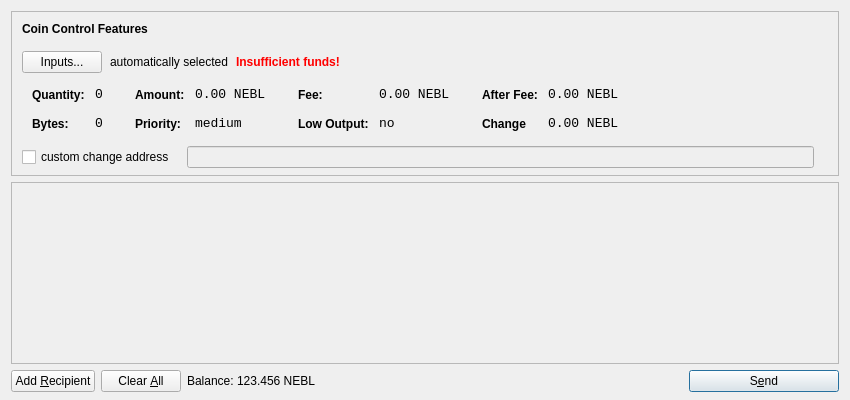
<?xml version="1.0" encoding="UTF-8"?>
<ui version="4.0">
 <class>SendCoinsDialog</class>
 <widget class="QDialog" name="SendCoinsDialog">
  <property name="geometry">
   <rect>
    <x>0</x>
    <y>0</y>
    <width>850</width>
    <height>400</height>
   </rect>
  </property>
  <property name="windowTitle">
   <string>Send</string>
  </property>
  <property name="styleSheet">
   <string notr="true">background-image: url(:/images/gr);</string>
  </property>
  <layout class="QVBoxLayout" name="verticalLayout" stretch="0,1,0">
   <property name="bottomMargin">
    <number>8</number>
   </property>
   <item>
    <widget class="QFrame" name="frameCoinControl">
     <property name="sizePolicy">
      <sizepolicy hsizetype="Expanding" vsizetype="Expanding">
       <horstretch>0</horstretch>
       <verstretch>0</verstretch>
      </sizepolicy>
     </property>
     <property name="maximumSize">
      <size>
       <width>16777215</width>
       <height>16777215</height>
      </size>
     </property>
     <property name="frameShape">
      <enum>QFrame::StyledPanel</enum>
     </property>
     <property name="frameShadow">
      <enum>QFrame::Sunken</enum>
     </property>
     <layout class="QVBoxLayout" name="verticalLayoutCoinControl2">
      <property name="spacing">
       <number>6</number>
      </property>
      <property name="leftMargin">
       <number>0</number>
      </property>
      <property name="topMargin">
       <number>0</number>
      </property>
      <property name="rightMargin">
       <number>0</number>
      </property>
      <property name="bottomMargin">
       <number>6</number>
      </property>
      <item>
       <layout class="QVBoxLayout" name="verticalLayoutCoinControl" stretch="0,0,0,0,1">
        <property name="spacing">
         <number>0</number>
        </property>
        <property name="leftMargin">
         <number>10</number>
        </property>
        <property name="topMargin">
         <number>10</number>
        </property>
        <item>
         <layout class="QHBoxLayout" name="horizontalLayoutCoinControl1">
          <property name="bottomMargin">
           <number>15</number>
          </property>
          <item>
           <widget class="QLabel" name="labelCoinControlFeatures">
            <property name="sizePolicy">
             <sizepolicy hsizetype="Preferred" vsizetype="Maximum">
              <horstretch>0</horstretch>
              <verstretch>0</verstretch>
             </sizepolicy>
            </property>
            <property name="font">
             <font>
              <weight>75</weight>
              <bold>true</bold>
             </font>
            </property>
            <property name="styleSheet">
             <string notr="true">font-weight:bold;</string>
            </property>
            <property name="text">
             <string>Coin Control Features</string>
            </property>
           </widget>
          </item>
         </layout>
        </item>
        <item>
         <layout class="QHBoxLayout" name="horizontalLayoutCoinControl2" stretch="0,0,0,0">
          <property name="spacing">
           <number>8</number>
          </property>
          <property name="bottomMargin">
           <number>10</number>
          </property>
          <item>
           <widget class="QPushButton" name="pushButtonCoinControl">
            <property name="styleSheet">
             <string notr="true"/>
            </property>
            <property name="text">
             <string>Inputs...</string>
            </property>
           </widget>
          </item>
          <item>
           <widget class="QLabel" name="labelCoinControlAutomaticallySelected">
            <property name="text">
             <string>automatically selected</string>
            </property>
            <property name="margin">
             <number>5</number>
            </property>
           </widget>
          </item>
          <item>
           <widget class="QLabel" name="labelCoinControlInsuffFunds">
            <property name="font">
             <font>
              <weight>75</weight>
              <bold>true</bold>
             </font>
            </property>
            <property name="styleSheet">
             <string notr="true">color:red;font-weight:bold;</string>
            </property>
            <property name="text">
             <string>Insufficient funds!</string>
            </property>
            <property name="margin">
             <number>5</number>
            </property>
           </widget>
          </item>
          <item>
           <spacer name="horizontalSpacerCoinControl">
            <property name="orientation">
             <enum>Qt::Horizontal</enum>
            </property>
            <property name="sizeHint" stdset="0">
             <size>
              <width>40</width>
              <height>1</height>
             </size>
            </property>
           </spacer>
          </item>
         </layout>
        </item>
        <item>
         <widget class="QWidget" name="widgetCoinControl" native="true">
          <property name="sizePolicy">
           <sizepolicy hsizetype="Preferred" vsizetype="Preferred">
            <horstretch>0</horstretch>
            <verstretch>0</verstretch>
           </sizepolicy>
          </property>
          <property name="minimumSize">
           <size>
            <width>0</width>
            <height>0</height>
           </size>
          </property>
          <property name="styleSheet">
           <string notr="true"/>
          </property>
          <layout class="QHBoxLayout" name="horizontalLayoutCoinControl5">
           <property name="leftMargin">
            <number>0</number>
           </property>
           <property name="topMargin">
            <number>0</number>
           </property>
           <property name="rightMargin">
            <number>0</number>
           </property>
           <property name="bottomMargin">
            <number>0</number>
           </property>
           <item>
            <layout class="QHBoxLayout" name="horizontalLayoutCoinControl3" stretch="0,0,0,1">
             <property name="spacing">
              <number>20</number>
             </property>
             <property name="topMargin">
              <number>0</number>
             </property>
             <property name="bottomMargin">
              <number>10</number>
             </property>
             <item>
              <layout class="QFormLayout" name="formLayoutCoinControl1">
               <property name="horizontalSpacing">
                <number>10</number>
               </property>
               <property name="verticalSpacing">
                <number>14</number>
               </property>
               <property name="leftMargin">
                <number>10</number>
               </property>
               <property name="topMargin">
                <number>4</number>
               </property>
               <property name="rightMargin">
                <number>6</number>
               </property>
               <item row="0" column="0">
                <widget class="QLabel" name="labelCoinControlQuantityText">
                 <property name="styleSheet">
                  <string notr="true">font-weight:bold;</string>
                 </property>
                 <property name="text">
                  <string>Quantity:</string>
                 </property>
                 <property name="margin">
                  <number>0</number>
                 </property>
                </widget>
               </item>
               <item row="0" column="1">
                <widget class="QLabel" name="labelCoinControlQuantity">
                 <property name="font">
                  <font>
                   <family>Monospace</family>
                   <pointsize>10</pointsize>
                  </font>
                 </property>
                 <property name="cursor">
                  <cursorShape>IBeamCursor</cursorShape>
                 </property>
                 <property name="contextMenuPolicy">
                  <enum>Qt::ActionsContextMenu</enum>
                 </property>
                 <property name="text">
                  <string>0</string>
                 </property>
                 <property name="margin">
                  <number>0</number>
                 </property>
                 <property name="textInteractionFlags">
                  <set>Qt::LinksAccessibleByMouse|Qt::TextSelectableByKeyboard|Qt::TextSelectableByMouse</set>
                 </property>
                </widget>
               </item>
               <item row="1" column="0">
                <widget class="QLabel" name="labelCoinControlBytesText">
                 <property name="styleSheet">
                  <string notr="true">font-weight:bold;</string>
                 </property>
                 <property name="text">
                  <string>Bytes:</string>
                 </property>
                </widget>
               </item>
               <item row="1" column="1">
                <widget class="QLabel" name="labelCoinControlBytes">
                 <property name="font">
                  <font>
                   <family>Monospace</family>
                   <pointsize>10</pointsize>
                  </font>
                 </property>
                 <property name="cursor">
                  <cursorShape>IBeamCursor</cursorShape>
                 </property>
                 <property name="contextMenuPolicy">
                  <enum>Qt::ActionsContextMenu</enum>
                 </property>
                 <property name="text">
                  <string>0</string>
                 </property>
                 <property name="textInteractionFlags">
                  <set>Qt::LinksAccessibleByMouse|Qt::TextSelectableByKeyboard|Qt::TextSelectableByMouse</set>
                 </property>
                </widget>
               </item>
              </layout>
             </item>
             <item>
              <layout class="QFormLayout" name="formLayoutCoinControl2">
               <property name="horizontalSpacing">
                <number>10</number>
               </property>
               <property name="verticalSpacing">
                <number>14</number>
               </property>
               <property name="leftMargin">
                <number>6</number>
               </property>
               <property name="topMargin">
                <number>4</number>
               </property>
               <property name="rightMargin">
                <number>6</number>
               </property>
               <item row="0" column="0">
                <widget class="QLabel" name="labelCoinControlAmountText">
                 <property name="styleSheet">
                  <string notr="true">font-weight:bold;</string>
                 </property>
                 <property name="text">
                  <string>Amount:</string>
                 </property>
                 <property name="margin">
                  <number>0</number>
                 </property>
                </widget>
               </item>
               <item row="0" column="1">
                <widget class="QLabel" name="labelCoinControlAmount">
                 <property name="font">
                  <font>
                   <family>Monospace</family>
                   <pointsize>10</pointsize>
                  </font>
                 </property>
                 <property name="cursor">
                  <cursorShape>IBeamCursor</cursorShape>
                 </property>
                 <property name="contextMenuPolicy">
                  <enum>Qt::ActionsContextMenu</enum>
                 </property>
                 <property name="text">
                  <string>0.00 NEBL</string>
                 </property>
                 <property name="textInteractionFlags">
                  <set>Qt::LinksAccessibleByMouse|Qt::TextSelectableByKeyboard|Qt::TextSelectableByMouse</set>
                 </property>
                </widget>
               </item>
               <item row="1" column="0">
                <widget class="QLabel" name="labelCoinControlPriorityText">
                 <property name="styleSheet">
                  <string notr="true">font-weight:bold;</string>
                 </property>
                 <property name="text">
                  <string>Priority:</string>
                 </property>
                </widget>
               </item>
               <item row="1" column="1">
                <widget class="QLabel" name="labelCoinControlPriority">
                 <property name="font">
                  <font>
                   <family>Monospace</family>
                   <pointsize>10</pointsize>
                  </font>
                 </property>
                 <property name="cursor">
                  <cursorShape>IBeamCursor</cursorShape>
                 </property>
                 <property name="contextMenuPolicy">
                  <enum>Qt::ActionsContextMenu</enum>
                 </property>
                 <property name="text">
                  <string>medium</string>
                 </property>
                 <property name="textInteractionFlags">
                  <set>Qt::LinksAccessibleByMouse|Qt::TextSelectableByKeyboard|Qt::TextSelectableByMouse</set>
                 </property>
                </widget>
               </item>
              </layout>
             </item>
             <item>
              <layout class="QFormLayout" name="formLayoutCoinControl3">
               <property name="horizontalSpacing">
                <number>10</number>
               </property>
               <property name="verticalSpacing">
                <number>14</number>
               </property>
               <property name="leftMargin">
                <number>6</number>
               </property>
               <property name="topMargin">
                <number>4</number>
               </property>
               <property name="rightMargin">
                <number>6</number>
               </property>
               <item row="0" column="0">
                <widget class="QLabel" name="labelCoinControlFeeText">
                 <property name="styleSheet">
                  <string notr="true">font-weight:bold;</string>
                 </property>
                 <property name="text">
                  <string>Fee:</string>
                 </property>
                 <property name="margin">
                  <number>0</number>
                 </property>
                </widget>
               </item>
               <item row="0" column="1">
                <widget class="QLabel" name="labelCoinControlFee">
                 <property name="font">
                  <font>
                   <family>Monospace</family>
                   <pointsize>10</pointsize>
                  </font>
                 </property>
                 <property name="cursor">
                  <cursorShape>IBeamCursor</cursorShape>
                 </property>
                 <property name="contextMenuPolicy">
                  <enum>Qt::ActionsContextMenu</enum>
                 </property>
                 <property name="text">
                  <string>0.00 NEBL</string>
                 </property>
                 <property name="textInteractionFlags">
                  <set>Qt::LinksAccessibleByMouse|Qt::TextSelectableByKeyboard|Qt::TextSelectableByMouse</set>
                 </property>
                </widget>
               </item>
               <item row="1" column="0">
                <widget class="QLabel" name="labelCoinControlLowOutputText">
                 <property name="styleSheet">
                  <string notr="true">font-weight:bold;</string>
                 </property>
                 <property name="text">
                  <string>Low Output:</string>
                 </property>
                </widget>
               </item>
               <item row="1" column="1">
                <widget class="QLabel" name="labelCoinControlLowOutput">
                 <property name="font">
                  <font>
                   <family>Monospace</family>
                   <pointsize>10</pointsize>
                  </font>
                 </property>
                 <property name="cursor">
                  <cursorShape>IBeamCursor</cursorShape>
                 </property>
                 <property name="contextMenuPolicy">
                  <enum>Qt::ActionsContextMenu</enum>
                 </property>
                 <property name="text">
                  <string>no</string>
                 </property>
                 <property name="textInteractionFlags">
                  <set>Qt::LinksAccessibleByMouse|Qt::TextSelectableByKeyboard|Qt::TextSelectableByMouse</set>
                 </property>
                </widget>
               </item>
              </layout>
             </item>
             <item>
              <layout class="QFormLayout" name="formLayoutCoinControl4">
               <property name="horizontalSpacing">
                <number>10</number>
               </property>
               <property name="verticalSpacing">
                <number>14</number>
               </property>
               <property name="leftMargin">
                <number>6</number>
               </property>
               <property name="topMargin">
                <number>4</number>
               </property>
               <property name="rightMargin">
                <number>6</number>
               </property>
               <item row="0" column="0">
                <widget class="QLabel" name="labelCoinControlAfterFeeText">
                 <property name="styleSheet">
                  <string notr="true">font-weight:bold;</string>
                 </property>
                 <property name="text">
                  <string>After Fee:</string>
                 </property>
                 <property name="margin">
                  <number>0</number>
                 </property>
                </widget>
               </item>
               <item row="0" column="1">
                <widget class="QLabel" name="labelCoinControlAfterFee">
                 <property name="font">
                  <font>
                   <family>Monospace</family>
                   <pointsize>10</pointsize>
                  </font>
                 </property>
                 <property name="cursor">
                  <cursorShape>IBeamCursor</cursorShape>
                 </property>
                 <property name="contextMenuPolicy">
                  <enum>Qt::ActionsContextMenu</enum>
                 </property>
                 <property name="text">
                  <string>0.00 NEBL</string>
                 </property>
                 <property name="textInteractionFlags">
                  <set>Qt::LinksAccessibleByMouse|Qt::TextSelectableByKeyboard|Qt::TextSelectableByMouse</set>
                 </property>
                </widget>
               </item>
               <item row="1" column="0">
                <widget class="QLabel" name="labelCoinControlChangeText">
                 <property name="styleSheet">
                  <string notr="true">font-weight:bold;</string>
                 </property>
                 <property name="text">
                  <string>Change</string>
                 </property>
                </widget>
               </item>
               <item row="1" column="1">
                <widget class="QLabel" name="labelCoinControlChange">
                 <property name="font">
                  <font>
                   <family>Monospace</family>
                   <pointsize>10</pointsize>
                  </font>
                 </property>
                 <property name="cursor">
                  <cursorShape>IBeamCursor</cursorShape>
                 </property>
                 <property name="contextMenuPolicy">
                  <enum>Qt::ActionsContextMenu</enum>
                 </property>
                 <property name="text">
                  <string>0.00 NEBL</string>
                 </property>
                 <property name="textInteractionFlags">
                  <set>Qt::LinksAccessibleByMouse|Qt::TextSelectableByKeyboard|Qt::TextSelectableByMouse</set>
                 </property>
                </widget>
               </item>
              </layout>
             </item>
            </layout>
           </item>
          </layout>
         </widget>
        </item>
        <item>
         <layout class="QHBoxLayout" name="horizontalLayoutCoinControl4" stretch="0,0,0">
          <property name="spacing">
           <number>12</number>
          </property>
          <property name="sizeConstraint">
           <enum>QLayout::SetDefaultConstraint</enum>
          </property>
          <property name="topMargin">
           <number>5</number>
          </property>
          <property name="rightMargin">
           <number>5</number>
          </property>
          <item>
           <widget class="QCheckBox" name="checkBoxCoinControlChange">
            <property name="text">
             <string>custom change address</string>
            </property>
           </widget>
          </item>
          <item>
           <widget class="QLineEdit" name="lineEditCoinControlChange">
            <property name="enabled">
             <bool>false</bool>
            </property>
            <property name="sizePolicy">
             <sizepolicy hsizetype="Expanding" vsizetype="Fixed">
              <horstretch>0</horstretch>
              <verstretch>0</verstretch>
             </sizepolicy>
            </property>
           </widget>
          </item>
          <item>
           <widget class="QLabel" name="labelCoinControlChangeLabel">
            <property name="sizePolicy">
             <sizepolicy hsizetype="Preferred" vsizetype="Expanding">
              <horstretch>0</horstretch>
              <verstretch>0</verstretch>
             </sizepolicy>
            </property>
            <property name="minimumSize">
             <size>
              <width>0</width>
              <height>0</height>
             </size>
            </property>
            <property name="text">
             <string/>
            </property>
            <property name="margin">
             <number>3</number>
            </property>
           </widget>
          </item>
         </layout>
        </item>
        <item>
         <spacer name="verticalSpacerCoinControl">
          <property name="orientation">
           <enum>Qt::Vertical</enum>
          </property>
          <property name="sizeHint" stdset="0">
           <size>
            <width>800</width>
            <height>1</height>
           </size>
          </property>
         </spacer>
        </item>
       </layout>
      </item>
     </layout>
    </widget>
   </item>
   <item>
    <widget class="QScrollArea" name="scrollArea">
     <property name="widgetResizable">
      <bool>true</bool>
     </property>
     <widget class="QWidget" name="scrollAreaWidgetContents">
      <property name="geometry">
       <rect>
        <x>0</x>
        <y>0</y>
        <width>830</width>
        <height>172</height>
       </rect>
      </property>
      <layout class="QVBoxLayout" name="verticalLayout_2">
       <property name="leftMargin">
        <number>0</number>
       </property>
       <property name="topMargin">
        <number>0</number>
       </property>
       <property name="rightMargin">
        <number>0</number>
       </property>
       <property name="bottomMargin">
        <number>0</number>
       </property>
       <item>
        <layout class="QVBoxLayout" name="entries">
         <property name="spacing">
          <number>6</number>
         </property>
        </layout>
       </item>
       <item>
        <spacer name="verticalSpacer">
         <property name="orientation">
          <enum>Qt::Vertical</enum>
         </property>
         <property name="sizeHint" stdset="0">
          <size>
           <width>20</width>
           <height>40</height>
          </size>
         </property>
        </spacer>
       </item>
      </layout>
     </widget>
    </widget>
   </item>
   <item>
    <layout class="QHBoxLayout" name="horizontalLayout">
     <item>
      <widget class="QPushButton" name="addButton">
       <property name="toolTip">
        <string>Send to multiple recipients at once</string>
       </property>
       <property name="text">
        <string>Add &amp;Recipient</string>
       </property>
       <property name="icon">
        <iconset resource="../bitcoin.qrc">
         <normaloff>:/icons/add</normaloff>:/icons/add</iconset>
       </property>
       <property name="autoDefault">
        <bool>false</bool>
       </property>
      </widget>
     </item>
     <item>
      <widget class="QPushButton" name="clearButton">
       <property name="sizePolicy">
        <sizepolicy hsizetype="Minimum" vsizetype="Fixed">
         <horstretch>0</horstretch>
         <verstretch>0</verstretch>
        </sizepolicy>
       </property>
       <property name="toolTip">
        <string>Remove all transaction fields</string>
       </property>
       <property name="text">
        <string>Clear &amp;All</string>
       </property>
       <property name="icon">
        <iconset resource="../bitcoin.qrc">
         <normaloff>:/icons/remove</normaloff>:/icons/remove</iconset>
       </property>
       <property name="autoRepeatDelay">
        <number>300</number>
       </property>
       <property name="autoDefault">
        <bool>false</bool>
       </property>
      </widget>
     </item>
     <item>
      <layout class="QHBoxLayout" name="horizontalLayout_2">
       <property name="spacing">
        <number>3</number>
       </property>
       <item>
        <widget class="QLabel" name="label">
         <property name="sizePolicy">
          <sizepolicy hsizetype="Preferred" vsizetype="Fixed">
           <horstretch>0</horstretch>
           <verstretch>0</verstretch>
          </sizepolicy>
         </property>
         <property name="text">
          <string>Balance:</string>
         </property>
        </widget>
       </item>
       <item>
        <widget class="QLabel" name="labelBalance">
         <property name="sizePolicy">
          <sizepolicy hsizetype="Preferred" vsizetype="Fixed">
           <horstretch>0</horstretch>
           <verstretch>0</verstretch>
          </sizepolicy>
         </property>
         <property name="cursor">
          <cursorShape>IBeamCursor</cursorShape>
         </property>
         <property name="text">
          <string>123.456 NEBL</string>
         </property>
         <property name="textInteractionFlags">
          <set>Qt::LinksAccessibleByMouse|Qt::TextSelectableByKeyboard|Qt::TextSelectableByMouse</set>
         </property>
        </widget>
       </item>
      </layout>
     </item>
     <item>
      <spacer name="horizontalSpacer">
       <property name="orientation">
        <enum>Qt::Horizontal</enum>
       </property>
       <property name="sizeHint" stdset="0">
        <size>
         <width>40</width>
         <height>20</height>
        </size>
       </property>
      </spacer>
     </item>
     <item>
      <widget class="QPushButton" name="sendButton">
       <property name="minimumSize">
        <size>
         <width>150</width>
         <height>0</height>
        </size>
       </property>
       <property name="toolTip">
        <string>Confirm the send action</string>
       </property>
       <property name="text">
        <string>S&amp;end</string>
       </property>
       <property name="icon">
        <iconset resource="../bitcoin.qrc">
         <normaloff>:/icons/send</normaloff>:/icons/send</iconset>
       </property>
       <property name="default">
        <bool>true</bool>
       </property>
      </widget>
     </item>
    </layout>
   </item>
  </layout>
 </widget>
 <resources>
  <include location="../bitcoin.qrc"/>
 </resources>
 <connections/>
</ui>
